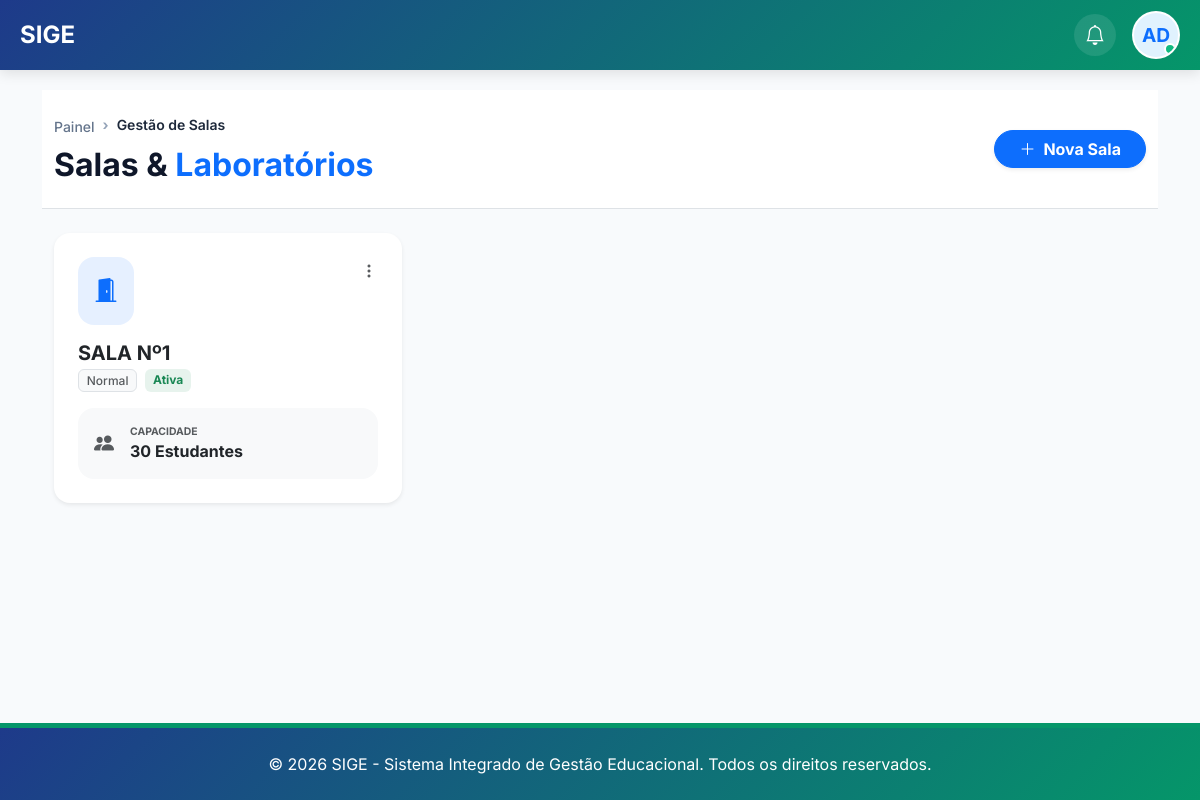
The page /salas/ (signed in) on the database its author committed.
### core/models.py (models this page shows, shortened)
class Sala(models.Model):
    TIPO_CHOICES = [
        ('normal', 'Normal'),
        ('laboratorio', 'Laboratório'),
    ]
    nome = models.CharField(max_length=100, verbose_name="Nome da Sala")
    capacidade = models.PositiveIntegerField(verbose_name="Capacidade")
    tipo = models.CharField(max_length=20, choices=TIPO_CHOICES, default='normal', verbose_name="Tipo")
    ativa = models.BooleanField(default=True, verbose_name="Estado (Ativa)")
    class Meta:
        verbose_name = "Sala"
        verbose_name_plural = "Salas"

### core/views.py (the view, shortened to what this page needs)
# urls.py: path('salas/', views.gerir_salas, name='gerir_salas'),
@login_required
def gerir_salas(request):
    if request.user.perfil.nivel_acesso not in ['admin', 'super_admin', 'secretaria']:
        messages.error(request, "Acesso negado.")
        return redirect('painel_principal')
    salas = Sala.objects.all().order_by('nome')
    return render(request, 'core/salas.html', {'salas': salas, 'active': 'salas'})

### core/context_processors.py (called while the page is built)
def subscricao_context(request):
    if not request.user.is_authenticated:
        return {}
    subscricao = Subscricao.objects.filter(estado__in=['ativo', 'teste']).first()
    return {'subscricao': subscricao}

def global_academic_context(request):
    config = ConfiguracaoEscola.objects.first()
    context = {
        'config': config
    }
    if request.user.is_authenticated:
        ano_id = request.session.get('ano_academico_id')
        if ano_id:
            ano_atual = AnoAcademico.objects.filter(id=ano_id).first()
        else:
            ano_atual = AnoAcademico.get_atual()
            if ano_atual:
                request.session['ano_academico_id'] = ano_atual.id
        semestre_atual = None
        if ano_atual:
            semestre_atual = ano_atual.semestres.filter(ativo=True).first()
        perfil = PerfilUsuario.objects.filter(user=request.user).first()
        context.update({
            'ano_atual': ano_atual,
            'semestre_atual': semestre_atual,
            'user_perfil': perfil
        })
    return context

### core/templates/core/salas.html (shortened to what this page needs)
{% extends 'core/base.html' %}
{% block content %}
<div class="page-header bg-white py-4 mb-4 border-bottom sticky-top" style="z-index: 1000;">
    <div class="container">
        <div class="row align-items-center">
            <div class="col-lg-6">
                <nav aria-label="breadcrumb">
                    <ol class="breadcrumb mb-2">
                        <li class="breadcrumb-item"><a href="{% url 'painel_principal' %}" class="text-decoration-none">Painel</a></li>
                        <li class="breadcrumb-item active">Gestão de Salas</li>
                    </ol>
                </nav>
                <h2 class="fw-bold mb-0" style="color: #0f172a;">Salas & <span class="text-primary">Laboratórios</span></h2>
            </div>
            <div class="col-lg-6 text-lg-end mt-3 mt-lg-0">
                {% if salas %}
                <button class="btn btn-primary px-4 fw-bold shadow-sm rounded-pill" data-bs-toggle="modal" data-bs-target="#modalAddSala">
                    <i class="bi bi-plus-lg me-2"></i>Nova Sala
                </button>
                {% endif %}
            </div>
        </div>
    </div>
</div>
<div class="container pb-5">
    <div class="row g-4">
        {% for sala in salas %}
        <div class="col-md-4">
            <div class="card border-0 shadow-sm rounded-4 h-100 transition-hover">
                <div class="card-body p-4">
                    <div class="d-flex justify-content-between align-items-start mb-3">
                        <div class="bg-{% if sala.tipo == 'laboratorio' %}info{% else %}primary{% endif %} bg-opacity-10 p-3 rounded-4">
                            <i class="bi bi-{% if sala.tipo == 'laboratorio' %}pc-display-horizontal{% else %}door-open-fill{% endif %} fs-4 text-{% if sala.tipo == 'laboratorio' %}info{% else %}primary{% endif %}"></i>
                        </div>
                        <div class="dropdown">
                            <button class="btn btn-link text-muted p-0" data-bs-toggle="dropdown">
                                <i class="bi bi-three-dots-vertical"></i>
                            </button>
                        </div>
                    </div>
                    <h5 class="fw-bold mb-1">{{ sala.nome }}</h5>
                    <div class="d-flex gap-2 mb-3">
                        <span class="badge bg-light text-muted border fw-medium">{{ sala.get_tipo_display }}</span>
                        {% if sala.ativa %}
                        <span class="badge bg-success bg-opacity-10 text-success border-0 fw-bold">Ativa</span>
                        {% else %}
                        <span class="badge bg-danger bg-opacity-10 text-danger border-0 fw-bold">Inativa</span>
                        {% endif %}
                    </div>
                    <div class="p-3 bg-light rounded-4 d-flex align-items-center">
                        <i class="bi bi-people-fill text-muted me-3 fs-5"></i>
                        <div>
                            <small class="text-muted d-block fw-bold" style="font-size: 0.65rem;">CAPACIDADE</small>
                            <span class="fw-bold">{{ sala.capacidade }} Estudantes</span>
                        </div>
                    </div>
                </div>
            </div>
        </div>
        {% endfor %}
    </div>
</div>
{% endblock %}

### core/templates/core/base.html (style rules this page uses)
:root { --primary-color: #1e3a8a; --secondary-color: #059669; --accent-color: #f59e0b; --light-bg: #f8fafc; }
html, body { height: 100%; margin: 0; padding: 0; }
body { font-family: 'Inter', sans-serif; background-color: #f8fafc; display: flex; flex-direction: column; min-height: 100vh; }
.card { transition: transform 0.3s; height: 100%; border-radius: 15px; border: none; box-shadow: 0 4px 6px rgba(0,0,0,0.05); }
.breadcrumb { background: transparent; padding: 0; margin-bottom: 1rem; }
.breadcrumb-item + .breadcrumb-item::before { content: "›"; color: #94a3b8; font-weight: bold; }
.breadcrumb-item a { color: #64748b; text-decoration: none; transition: color 0.2s; font-size: 0.875rem; font-weight: 500; }
.breadcrumb-item.active { color: #1e293b; font-weight: 600; font-size: 0.875rem; }

### core/templates/core/salas.html (style rules this page uses)
.transition-hover { transition: all 0.3s ease; }

### rows shown on the page
Sala: nome "SALA Nº1", tipo "Normal", ativa "Ativa", capacidade "30"
